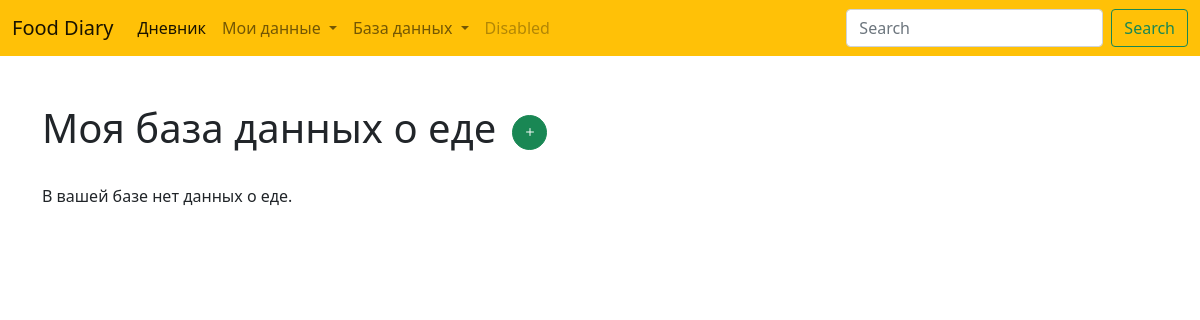
Page /my-data/food/ on the earlier database version.
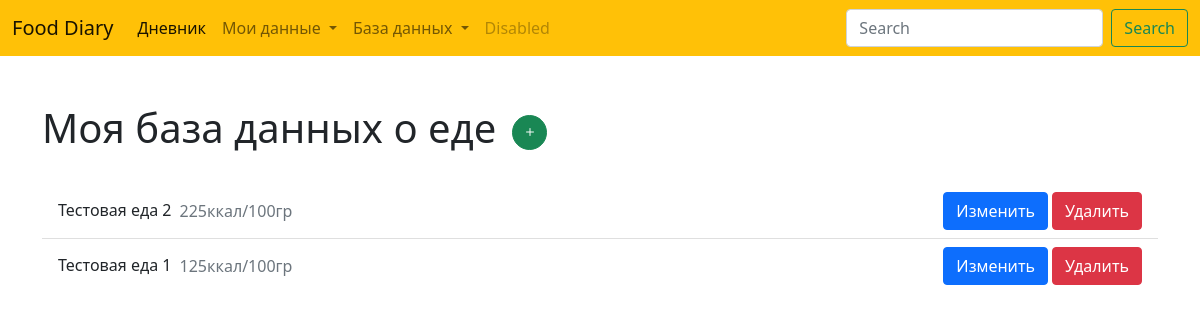
Same page on the later database version.
### diary/models.py (models this page shows, shortened)
class Food(models.Model):
    user = models.ForeignKey(User, null=True, blank=True, related_name='food', on_delete=models.CASCADE)
    session_key = models.CharField('Ключ сессии', max_length=40, null=True, blank=True)
    title = models.CharField('Название', max_length=150)
    description = models.TextField('Описание', null=True, blank=True)
    calories = models.PositiveIntegerField('Калорийность на 100г')
    date = models.DateTimeField('Дата создания', auto_now_add=True)
    meals = models.ManyToManyField('Meal', related_name='meals', through='MealFood')
    class Meta:
        ordering = ('-date',)

### diary/views.py (the view)
# urls.py: path('my-data/food/', views.MyFoodListView.as_view(), name='my_food_list'),
class MyFoodListView(ListView):
    template_name = 'diary/food/list.html'
    context_object_name = 'food'
    def get_queryset(self):
        if self.request.user.is_authenticated:
            return Food.objects.filter(user=self.request.user)
        else:
            return Food.objects.filter(session_key=self.request.session.session_key)

### diary/templates/diary/food/list.html (shortened to what this page needs)
{% extends 'base.html' %}
{% block content %}
<main>
    <div class="container">
        <div class="row mt-5">
            <div class="col-12">
                <div class="d-flex align-items-center mb-4">
                    <h1>Моя база данных о еде</h1>
                    <a href="{% url 'my_food_create' %}" class="btn btn-success ms-3 p-1 rounded-circle"
                        style="width: 35px; height: 35px;">
                        <i class="bi bi-plus"></i>
                    </a>
                </div>
            </div>
            <div class="col-12">
                {% if food.count > 0 %}
                <ul class="list-group list-group-flush">
                    {% for item in food %}
                        <li class="list-group-item d-flex jistify-content-between align-items-center">
                            <h6 class="m-0">{{item.title}}</h6>
                            <span class="ms-2 fs-6 text-muted">{{ item.calories }}ккал/100гр</span>
                            <div class="d-flex ms-auto">
                                <a href="{% url 'my_food_update' item.id %}" class="btn btn-primary">Изменить</a>
                                <a href="{% url 'my_food_delete' item.id %}" class="btn btn-danger ms-1">Удалить</a>
                            </div>
                        </li>
                    {% endfor %}
                </ul>
                {% else %}
                    <p>В вашей базе нет данных о еде.</p>
                {% endif %}
            </div>
        </div>
    </div>
</main>
{% endblock %}

Differences in the rows shown:
added Food: title "Тестовая еда 2", calories "225"
added Food: title "Тестовая еда 1", calories "125"
Other differences:
text no longer shown: "В вашей базе нет данных о еде."
